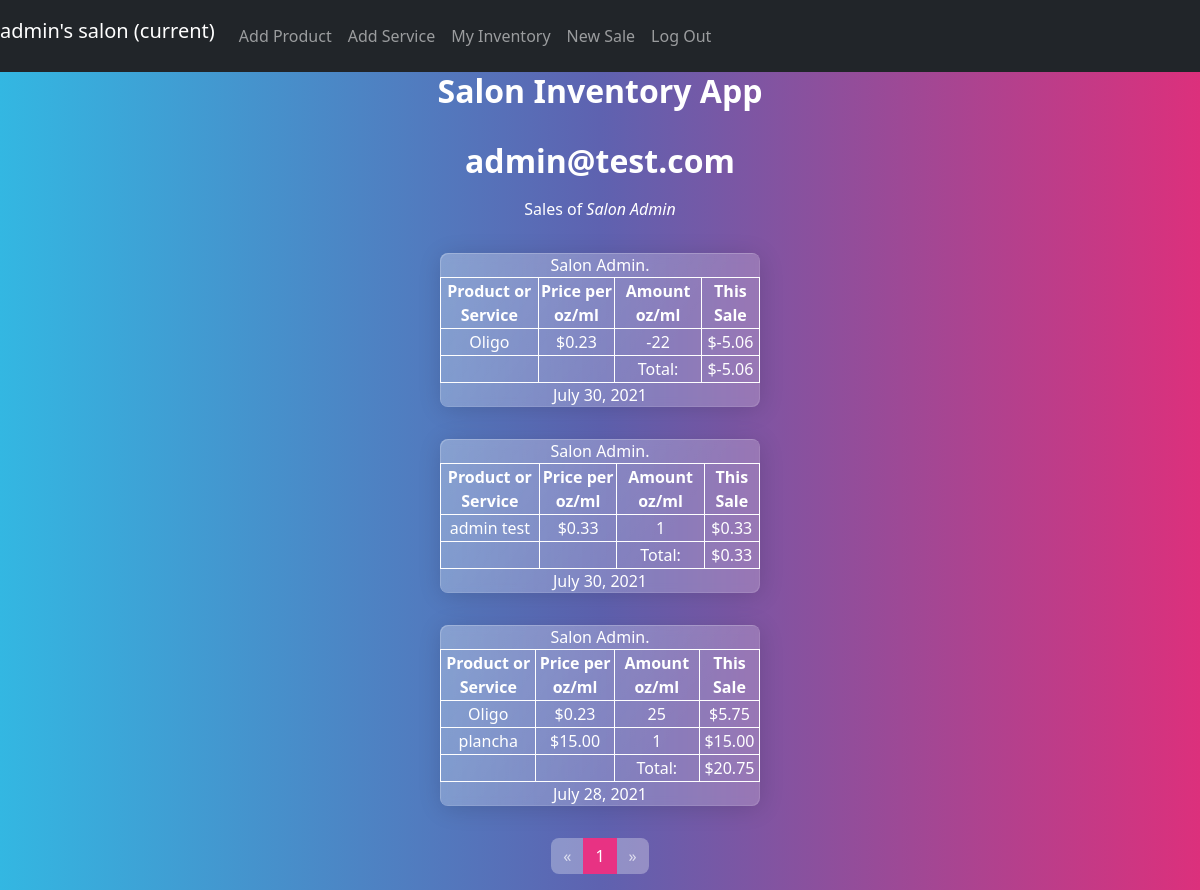
Screenshot of / (signed in) with the database file from the repository.
### saloninventory/models.py (models this page shows)
class User(AbstractUser):
    pass

class Sale(models.Model):
    sales_person = models.ForeignKey(
        "User", on_delete=models.CASCADE, related_name="sales_person")
    total = models.DecimalField(max_digits=10, decimal_places=2)
    sold_products = models.ManyToManyField(
        "Products", blank=True, related_name="sold_products")
    sold_services = models.ManyToManyField(
        "Services", blank=True, related_name="sold_services")
    sale_html = models.CharField(max_length=2000, blank=True)
    timestamp = models.DateTimeField(auto_now_add=True)
    def serialize(self):
        return{
            "Sale_id": self.id,
            "Sold_products": [{"prodName":Products.product_name,
                               "prodImage": Products.image} for Products in self.sold_products.all()],
            "Sold_services": [Services.service_name for Services in self.sold_services.all()],
            "Sale_date": [{"day":self.timestamp.day,
                           "month":self.timestamp.month,
                           "year":self.timestamp.year,
                           "date":self.timestamp.strftime("%B %d, %Y")
                            }],
            "Total":self.total,
            "Sold_html": self.sale_html,
        }

### saloninventory/views.py (the view)
# urls.py: path('', views.index, name='index'),
def index(request):
    if request.user.is_authenticated:
        return Sales_pag(request)
    else:
        return HttpResponseRedirect(reverse("login"))

### saloninventory/views.py (called while the page is built)
@login_required
def Sales_pag(request):
    my_sales = Sale.objects.filter(sales_person=request.user)
    my_sales = my_sales.order_by("-timestamp").all()
    paginator = Paginator([my_sale.serialize() for my_sale in my_sales], 5)
    page_number = request.GET.get('page')
    page_obj = paginator.get_page(page_number)
    page_items = len(page_obj)
    return render(request, "saloninventory/index.html", {'page_obj': page_obj,
                                                          'page_items':page_items})

### saloninventory/templates/saloninventory/index.html (shortened to what this page needs)
{% extends "saloninventory/layout.html" %} {% load static %}
  {% block body %}
  <h2 style="text-align: center">{{ request.user.email }}</h2>
  <div
    id="indexdiv"
    style="text-align: center; margin-left: auto; margin-right: auto"
  >
    <div id="itemAmount" name = "{{page_items}}" class="text-center">
      <figcaption class="blockquote-header">
        Sales of <cite title="Source Title">{{request.user.first_name}}</cite>
      </figcaption>
      {% for sale in page_obj.object_list %}
      <div
        class="card border-success mb-3"
        style="
          max-width: 20rem;
          text-align: center;
          margin-left: auto;
          margin-right: auto;
        "
      >
        <div class="header">{{request.user.first_name}}.</div>
        <table>
          {{sale.Sold_html|safe}}
        </table>
        <div class="footer">
          {%for date in sale.Sale_date%} {{date.date}}{% endfor %}
        </div>
      </div>
      {% endfor %}
    </div>
    <div id="pagination-div"style="
          max-width: fit-content;
          max-width: -moz-max-content;
          max-width: intrinsic;
          margin-left: auto;
          margin-right: auto;
        ">
      <ul class="pagination" >
        {% if page_obj.has_previous %}
        <li class="page-item">
          <a href="?page=1" class="page-link">&laquo;</a>
        </li>
        <li class="page-item">
        <a href="?page={{ page_obj.previous_page_number }}" class="page-link"
          >Previous</a>
        </li>
        <a href="?page={{ page_obj.previous_page_number }}" class="page-link"
          >{{ page_obj.previous_page_number }}</a
        >
        {% else %}
        <li class="page-item disabled">
          <a class="page-link" href="#">&laquo; </a>
        </li>
        {% endif %}
        <li class="page-item active">
          <a class="page-link" href="#">{{ page_obj.number }}</a>
        </li>
        {% if page_obj.has_next %}
        <li class="page-item">
          <a class="page-link" href="?page={{ page_obj.next_page_number }}"
            >{{ page_obj.next_page_number }}</a
          >
        </li>
        <li class="page-item">
          <a class="page-link" href="?page={{ page_obj.next_page_number }}"
            >Next</a
          >
        </li>
        <li class="page-item">
          <a class="page-link" href="?page={{ page_obj.paginator.num_pages }}">
            &raquo;</a
          >
        </li>
        {%else%}
        <li class="page-item disabled">
          <a class="page-link" href="?page={{ page_obj.paginator.num_pages }}">
            &raquo;</a
          >
        </li>
        {% endif %}
      </ul>
    </div>
  </div>
   {% endblock %}

### saloninventory/templates/saloninventory/layout.html (shortened to what this page needs)
{% load static %}
<!DOCTYPE html>
<html lang="en">
  <head>
    <link rel="stylesheet" type="text/css" href="https://bootswatch.com/5/quartz/bootstrap.min.css">
  </head>
  <body>
    <nav class="navbar navbar-expand-lg navbar-dark bg-dark">
      <div class="collapse navbar-collapse" id="navbarColor02">
        <ul class="navbar-nav mr-auto">
          {% if user.is_authenticated %}
          <li class="nav-item active">
            <a
              class="navbar-brand"
              href="{% url 'index' %}"
              name="{{user.id}}"
              id="userid"
              >{{ user.username }}'s salon
              <span class="sr-only">(current)</span>
            </a>
          </li>
          <li class="nav-item">
            <a class="nav-link" href="{% url 'addproduct' %}" id="newitem"
              >Add Product</a
            >
          </li>
          <li class="nav-item">
            <a class="nav-link" href="{% url 'addService' %}" id="newservice"
              >Add Service</a
            >
          </li>
          <li class="nav-item">
            <a class="nav-link" href="{% url 'inventory' %}" id="inventory">My Inventory</a>
          </li>
          <li class="nav-item">
            <a class="nav-link" href="{% url 'newSale' %}" id="newSale"
              >New Sale</a
            >
          </li>
          <li class="nav-item">
            <a class="nav-link" href="{% url 'logout' %}">Log Out</a>
          </li>
          {% endif %}
        </ul>
      </div>
    </nav>
    <div style="text-align: center; margin-left: auto; margin-right: auto">
      <figcaption class="blockquote-header">
      <h2>Salon Inventory App</h2>
      </figcaption>
     </div>
    <div class="body">{% block body %}{% endblock %}</div>
  </body>
</html>

### saloninventory/templates/saloninventory/index.html (style rules this page uses)
table, th, td { border: 1px solid rgb(255, 255, 255); }

### rows the page displays
User: username "admin", user.email "admin@test.com", user.first_name "Salon Admin", user.first_name "Salon Admin" "Salon Admin" "Salon Admin"
Sale: Sold_html "Product or Service Price per oz/ml Amount oz/ml This Sale Oligo $0.23 -22 $-5.06 Total: $-5.06"
Sale: Sold_html "Product or Service Price per oz/ml Amount oz/ml This Sale admin test $0.33 1 $0.33 Total: $0.33"
Sale: Sold_html "Product or Service Price per oz/ml Amount oz/ml This Sale Oligo $0.23 25 $5.75 plancha $15.00 1 $15.00 Total: $20.75"

### other values shown
{{ date.date }} "July 30, 2021" "July 30, 2021" "July 28, 2021"
{{ page_obj.number }} "1"
